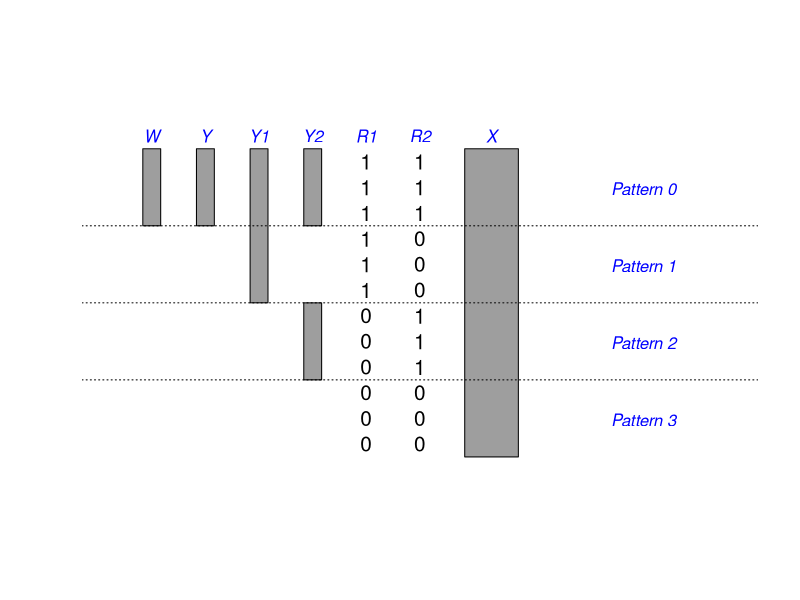

Here is the R script that generated this plot:
pdf("plotdata.pdf")
plot(x=0,y=0,xlim=c(0,3.5),ylim=c(0,15),xaxt="n",yaxt="n",axes=F,xlab="",ylab="",type="n")
rect(0.2,10,0.3,13,col=16)
rect(0.5,10,0.6,13,col=16)
rect(0.8,7,0.9,13,col=16)
rect(1.1,10,1.2,13,col=16)
rect(1.1,4,1.2,7,col=16)
#rect(1.4,1,1.5,13)
#rect(1.7,1,1.8,13)
rect(2.0,1,2.3,13,col=16)

abline(h=10,lty=3)
abline(h=7,lty=3)
abline(h=4,lty=3)

text(0.25,13.5,"W",col="blue",cex=1,font=3)
text(0.55,13.5,"Y",col="blue",cex=1,font=3)
text(0.85,13.5,"Y1",col="blue",cex=1,font=3)
text(1.15,13.5,"Y2",col="blue",cex=1,font=3)
text(1.45,13.5,"R1",col="blue",cex=1,font=3)
text(1.75,13.5,"R2",col="blue",cex=1,font=3)
text(2.15,13.5,"X",col="blue",cex=1,font=3)

text(1.45,12.5,"1",cex=1.25)
text(1.45,11.5,"1",cex=1.25)
text(1.45,10.5,"1",cex=1.25)
text(1.45,9.5,"1",cex=1.25)
text(1.45,8.5,"1",cex=1.25)
text(1.45,7.5,"1",cex=1.25)
text(1.45,6.5,"0",cex=1.25)
text(1.45,5.5,"0",cex=1.25)
text(1.45,4.5,"0",cex=1.25)
text(1.45,3.5,"0",cex=1.25)
text(1.45,2.5,"0",cex=1.25)
text(1.45,1.5,"0",cex=1.25)

text(1.75,12.5,"1",cex=1.25)
text(1.75,11.5,"1",cex=1.25)
text(1.75,10.5,"1",cex=1.25)
text(1.75,9.5,"0",cex=1.25)
text(1.75,8.5,"0",cex=1.25)
text(1.75,7.5,"0",cex=1.25)
text(1.75,6.5,"1",cex=1.25)
text(1.75,5.5,"1",cex=1.25)
text(1.75,4.5,"1",cex=1.25)
text(1.75,3.5,"0",cex=1.25)
text(1.75,2.5,"0",cex=1.25)
text(1.75,1.5,"0",cex=1.25)

text(3.0,3,"Pattern 3",col="blue",cex=1, pos=1, font=3)
text(3.0,6,"Pattern 2",col="blue",cex=1, pos=1, font=3)
text(3.0,9,"Pattern 1",col="blue",cex=1, pos=1, font=3)
text(3.0,12,"Pattern 0",col="blue",cex=1, pos=1, font=3)

dev.off()